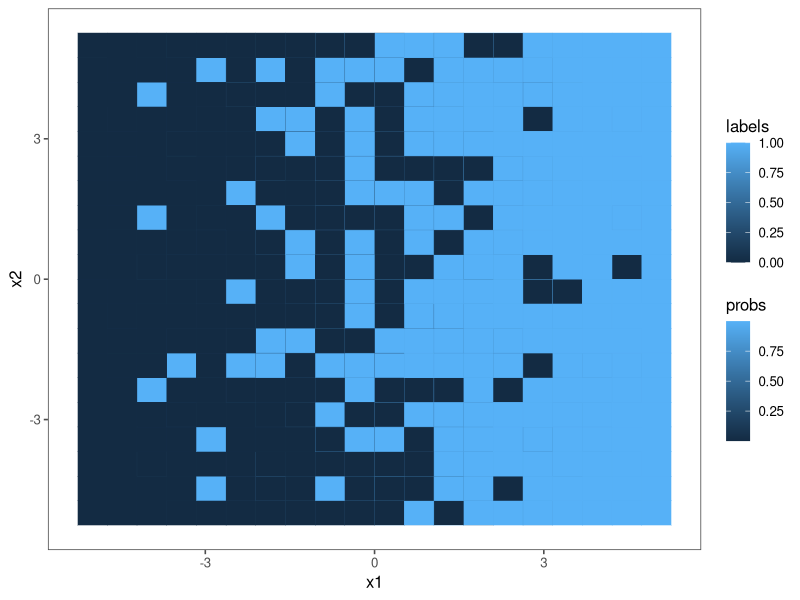
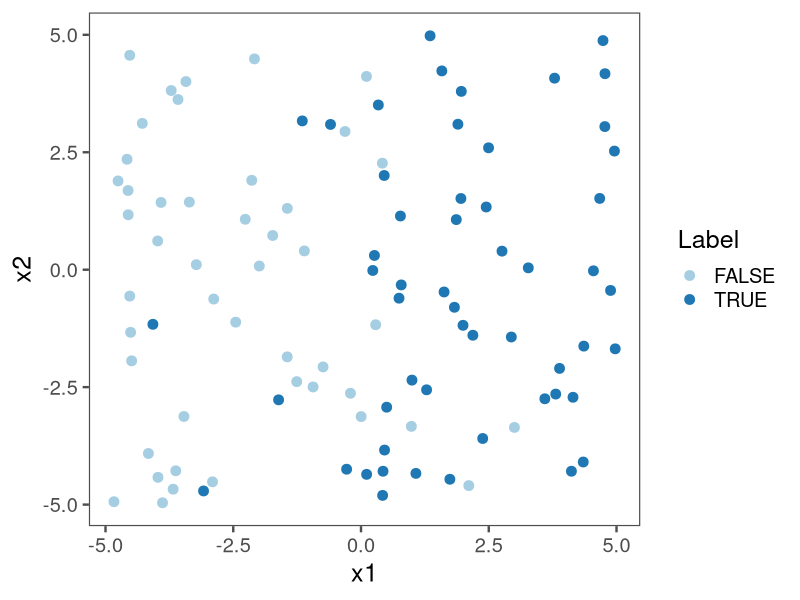
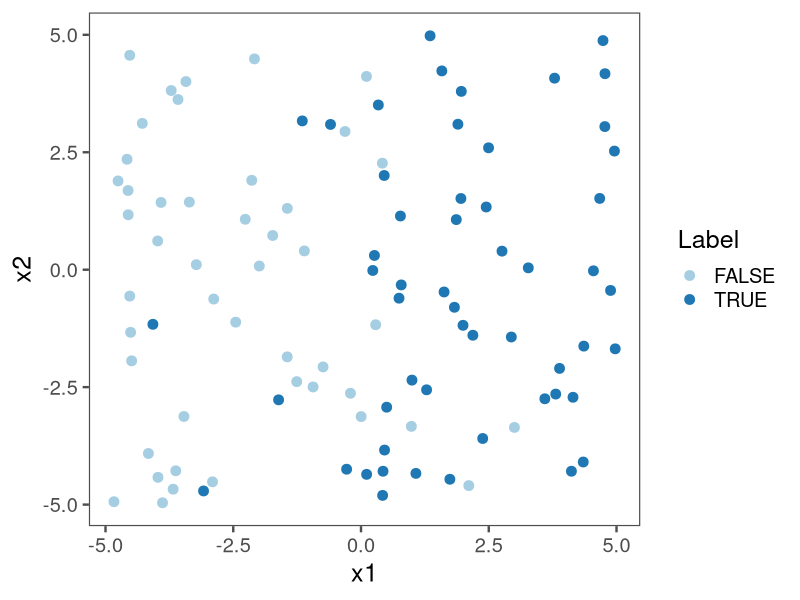

The R source for these figures, in order:
library(ggplot2)
library(tidyr)
library(dplyr)
library(ggthemes)
library(RColorBrewer)
m = 0
b1 = 1
b2 = 0
sigma = 1
n.grid = 20
a = -5
b = 5

sigmoid = function(t) {
  return( 1 / (1 + exp(-t)) )
}

expand.grid(
  x1=seq(a,b,length.out=n.grid),
  x2=seq(a,b,length.out=n.grid)) %>%
  mutate(
    ydet = m + b1*x1 + b2*x2,
    y = mapply(function(m,s) {return(rnorm(1, mean=m, sd=s))}, ydet, sigma),
    probs = sigmoid(y),
    labels = sapply(probs, function(p) {return(rbinom(1,1,p))})) %>%
  ggplot(., aes(x1, x2, fill=labels, colour=probs)) +
  geom_tile() +
  theme_few()

n = 100
data = data.frame(
  x1 = runif(n, min=a, max=b),
  x2 = runif(n, min=a, max=b)) %>%
  mutate(
    ydet = m + b1*x1 + b2*x2,
    y = mapply(function(m,s) {return(rnorm(1, mean=m, sd=s))}, ydet, sigma),
    probs = sigmoid(y),
    labels = (sapply(probs, function(p) {return(rbinom(1,1,p))})==1))
ggplot(data, aes(x1, x2, colour=labels)) +
  geom_point(size=3) +
  theme_few(base_size = 18) +
  scale_colour_brewer('Label', palette = "Paired")
ggsave('logistic-data-plot.png', width=10, height=6)

data %>%
  select(x1, x2, labels) %>%
  write.csv(., row.names = F, col.names = T, file = 'logistic-data.csv')